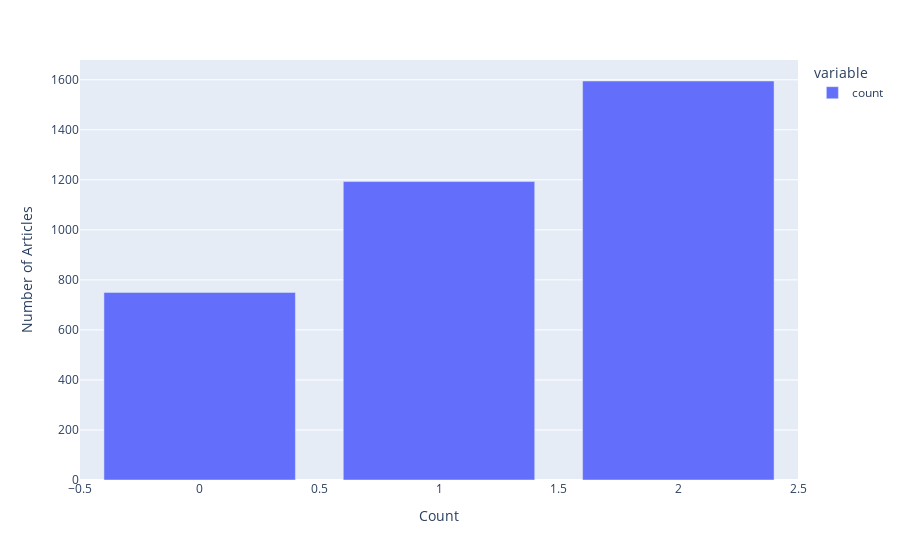
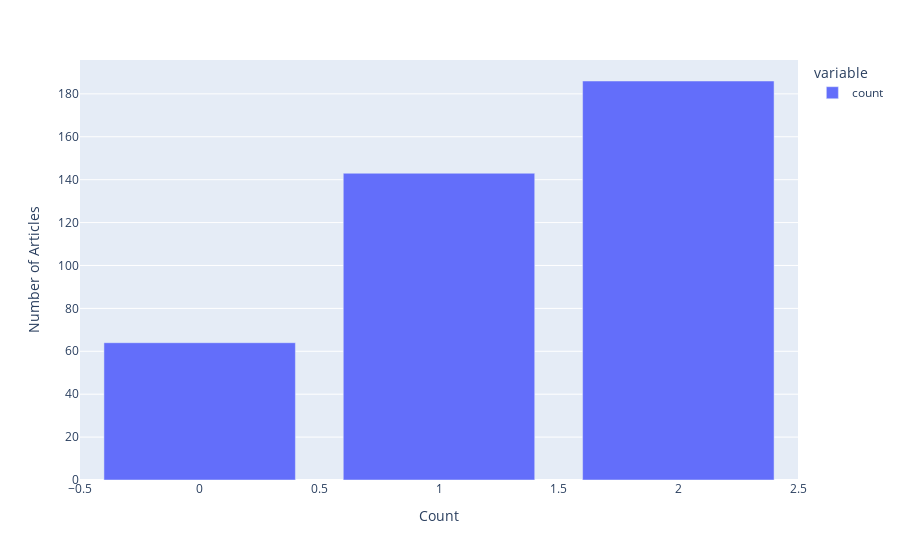
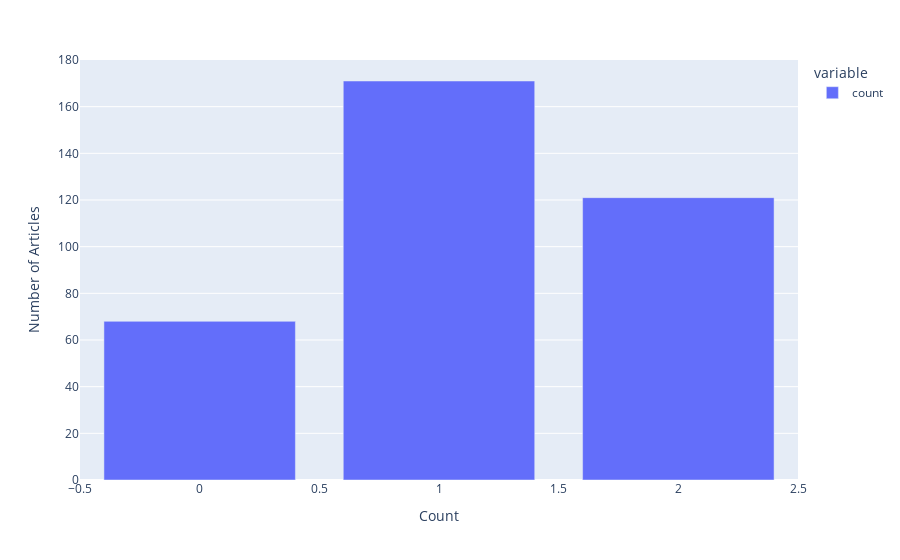

Notebook code for these charts, in order:
### Markdown cell above
#### 1. Raw training set

### Code cell
# Get Raws dataset
train_raw_df, eval_raw_df, test_raw_df = get_train_eval_test('news_train.jsonl', 'news_eval.jsonl')
show_labels_count(train_raw_df)
show_labels_count(eval_raw_df)
show_labels_count(test_raw_df)

### Figure 1 — Plotly figure (JSON) as saved in the notebook; plotly's stock layout.template omitted (floating-point values rounded to 4 significant figures)
{"data": [{"alignmentgroup": "True", "hovertemplate": "variable=count<br>labels=%{x}<br>value=%{y}<extra></extra>", "legendgroup": "count", "marker": {"color": "#636efa", "pattern": {"shape": ""}}, "name": "count", "offsetgroup": "count", "orientation": "v", "showlegend": true, "textposition": "auto", "type": "bar", "x": [2, 1, 0], "xaxis": "x", "y": [1595, 1193, 750], "yaxis": "y"}], "layout": {"barmode": "relative", "legend": {"title": {"text": "variable"}, "tracegroupgap": 0}, "margin": {"t": 60}, "xaxis": {"anchor": "y", "domain": [0, 1], "title": {"text": "Count"}}, "yaxis": {"anchor": "x", "domain": [0, 1], "title": {"text": "Number of Articles"}}}}

### Figure 2 — Plotly figure (JSON) as saved in the notebook; plotly's stock layout.template omitted (floating-point values rounded to 4 significant figures)
{"data": [{"alignmentgroup": "True", "hovertemplate": "variable=count<br>labels=%{x}<br>value=%{y}<extra></extra>", "legendgroup": "count", "marker": {"color": "#636efa", "pattern": {"shape": ""}}, "name": "count", "offsetgroup": "count", "orientation": "v", "showlegend": true, "textposition": "auto", "type": "bar", "x": [2, 1, 0], "xaxis": "x", "y": [186, 143, 64], "yaxis": "y"}], "layout": {"barmode": "relative", "legend": {"title": {"text": "variable"}, "tracegroupgap": 0}, "margin": {"t": 60}, "xaxis": {"anchor": "y", "domain": [0, 1], "title": {"text": "Count"}}, "yaxis": {"anchor": "x", "domain": [0, 1], "title": {"text": "Number of Articles"}}}}

### Figure 3 — Plotly figure (JSON) as saved in the notebook; plotly's stock layout.template omitted (floating-point values rounded to 4 significant figures)
{"data": [{"alignmentgroup": "True", "hovertemplate": "variable=count<br>labels=%{x}<br>value=%{y}<extra></extra>", "legendgroup": "count", "marker": {"color": "#636efa", "pattern": {"shape": ""}}, "name": "count", "offsetgroup": "count", "orientation": "v", "showlegend": true, "textposition": "auto", "type": "bar", "x": [1, 2, 0], "xaxis": "x", "y": [171, 121, 68], "yaxis": "y"}], "layout": {"barmode": "relative", "legend": {"title": {"text": "variable"}, "tracegroupgap": 0}, "margin": {"t": 60}, "xaxis": {"anchor": "y", "domain": [0, 1], "title": {"text": "Count"}}, "yaxis": {"anchor": "x", "domain": [0, 1], "title": {"text": "Number of Articles"}}}}
